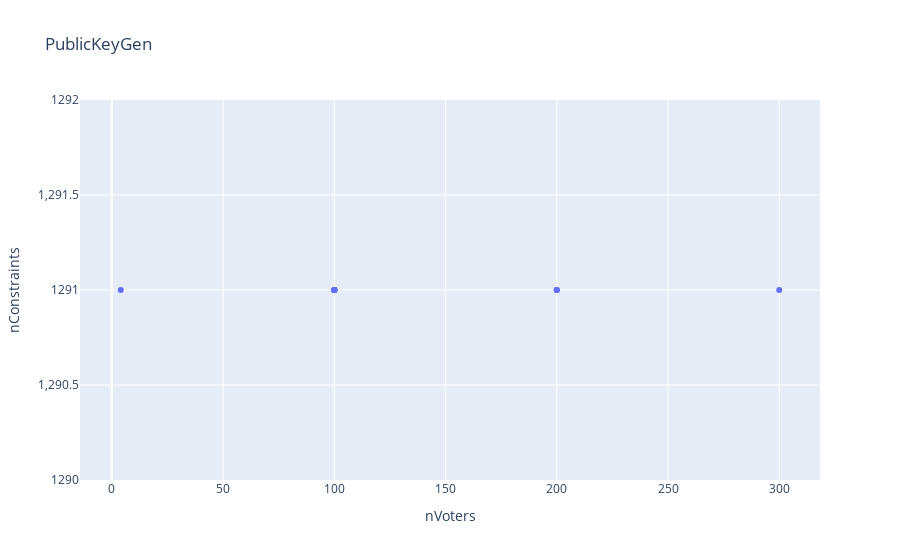
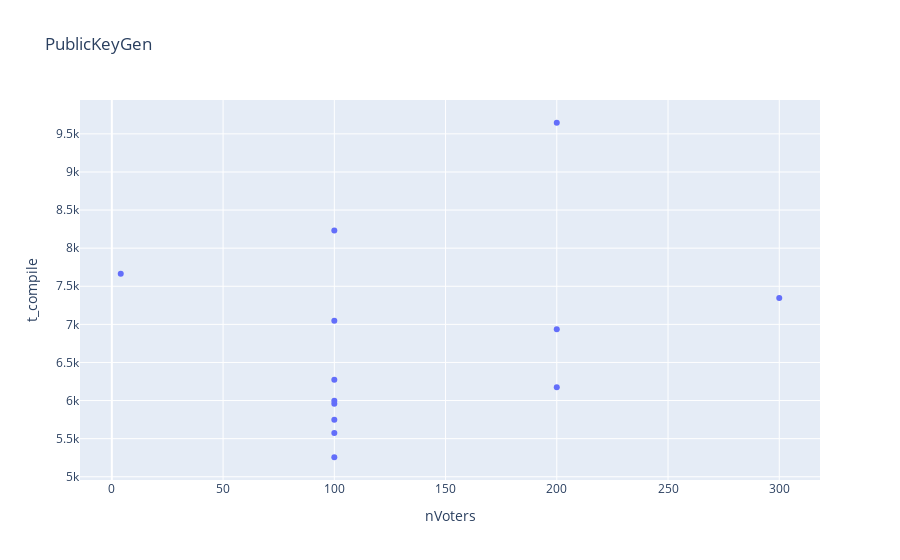
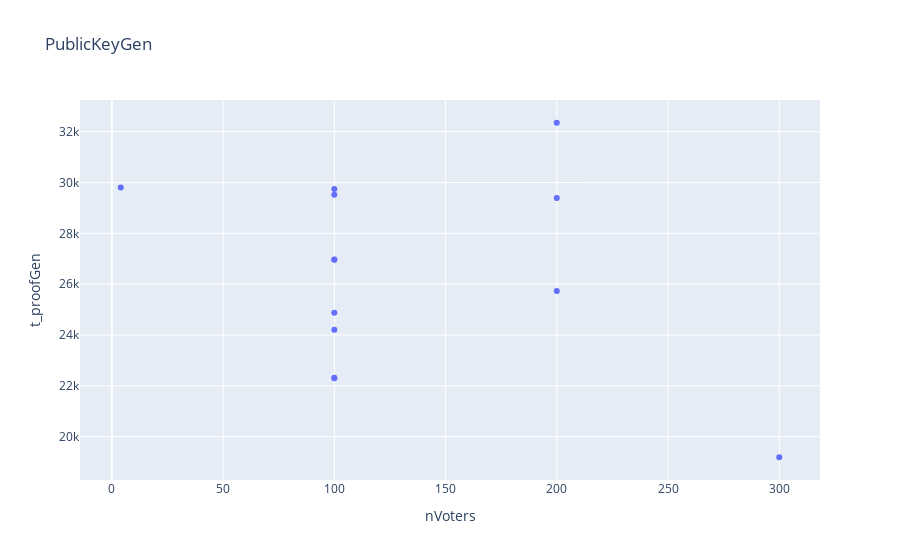
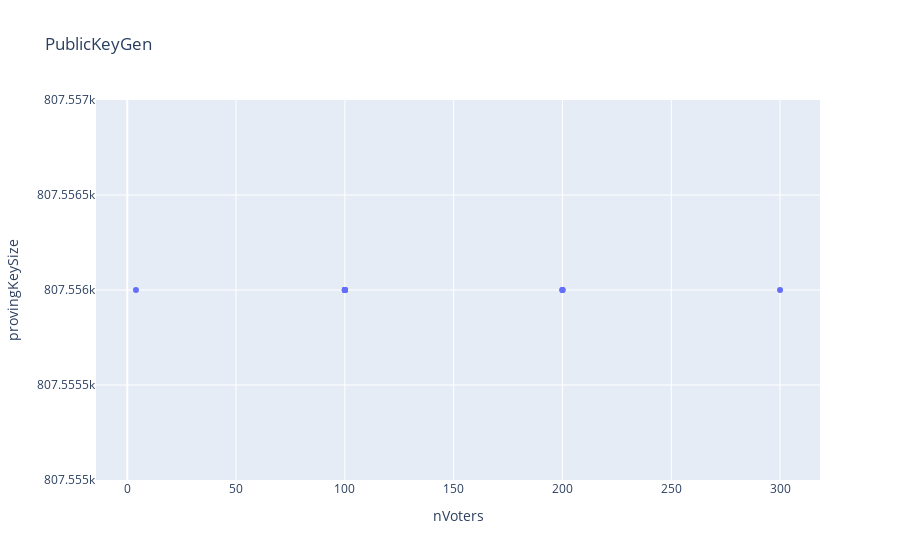

The notebook cell these images were saved under, in order:
### Markdown cell above
# 2. Cost of Setup

### Code cell
for circuit, df in data_dict['setup'].groupby("circuit"):
    for y in ['nConstraints', 't_compile','t_proofGen', 'provingKeySize']:
        fig = px.scatter(df, x = 'nVoters', y = y, title = circuit)
        fig.show()

### Figure 1 — Plotly figure (JSON) as saved in the notebook; plotly's stock layout.template omitted (floating-point values rounded to 4 significant figures)
{"data": [{"hovertemplate": "nVoters=%{x}<br>nConstraints=%{y}<extra></extra>", "legendgroup": "", "marker": {"color": "#636efa", "symbol": "circle"}, "mode": "markers", "name": "", "orientation": "v", "showlegend": false, "type": "scatter", "x": [4, 100, 100, 100, 100, 100, 100, 100, 100, 200, 200, 200, 300], "xaxis": "x", "y": [1291, 1291, 1291, 1291, 1291, 1291, 1291, 1291, 1291, 1291, 1291, 1291, 1291], "yaxis": "y"}], "layout": {"legend": {"tracegroupgap": 0}, "title": {"text": "PublicKeyGen"}, "xaxis": {"anchor": "y", "domain": [0, 1], "title": {"text": "nVoters"}}, "yaxis": {"anchor": "x", "domain": [0, 1], "title": {"text": "nConstraints"}}}}

### Figure 2 — Plotly figure (JSON) as saved in the notebook; plotly's stock layout.template omitted (floating-point values rounded to 4 significant figures)
{"data": [{"hovertemplate": "nVoters=%{x}<br>t_compile=%{y}<extra></extra>", "legendgroup": "", "marker": {"color": "#636efa", "symbol": "circle"}, "mode": "markers", "name": "", "orientation": "v", "showlegend": false, "type": "scatter", "x": [4, 100, 100, 100, 100, 100, 100, 100, 100, 200, 200, 200, 300], "xaxis": "x", "y": [7663, 8232, 5959, 5256, 6272, 5573, 7048, 5748, 5998, 6937, 6175, 9646, 7347], "yaxis": "y"}], "layout": {"legend": {"tracegroupgap": 0}, "title": {"text": "PublicKeyGen"}, "xaxis": {"anchor": "y", "domain": [0, 1], "title": {"text": "nVoters"}}, "yaxis": {"anchor": "x", "domain": [0, 1], "title": {"text": "t_compile"}}}}

### Figure 3 — Plotly figure (JSON) as saved in the notebook; plotly's stock layout.template omitted (floating-point values rounded to 4 significant figures)
{"data": [{"hovertemplate": "nVoters=%{x}<br>t_proofGen=%{y}<extra></extra>", "legendgroup": "", "marker": {"color": "#636efa", "symbol": "circle"}, "mode": "markers", "name": "", "orientation": "v", "showlegend": false, "type": "scatter", "x": [4, 100, 100, 100, 100, 100, 100, 100, 100, 200, 200, 200, 300], "xaxis": "x", "y": [29809, 26969, 29518, 22303, 29742, 26957, 24879, 24205, 22322, 25733, 29387, 32352, 19190], "yaxis": "y"}], "layout": {"legend": {"tracegroupgap": 0}, "title": {"text": "PublicKeyGen"}, "xaxis": {"anchor": "y", "domain": [0, 1], "title": {"text": "nVoters"}}, "yaxis": {"anchor": "x", "domain": [0, 1], "title": {"text": "t_proofGen"}}}}

### Figure 4 — Plotly figure (JSON) as saved in the notebook; plotly's stock layout.template omitted (floating-point values rounded to 4 significant figures)
{"data": [{"hovertemplate": "nVoters=%{x}<br>provingKeySize=%{y}<extra></extra>", "legendgroup": "", "marker": {"color": "#636efa", "symbol": "circle"}, "mode": "markers", "name": "", "orientation": "v", "showlegend": false, "type": "scatter", "x": [4, 100, 100, 100, 100, 100, 100, 100, 100, 200, 200, 200, 300], "xaxis": "x", "y": [807556, 807556, 807556, 807556, 807556, 807556, 807556, 807556, 807556, 807556, 807556, 807556, 807556], "yaxis": "y"}], "layout": {"legend": {"tracegroupgap": 0}, "title": {"text": "PublicKeyGen"}, "xaxis": {"anchor": "y", "domain": [0, 1], "title": {"text": "nVoters"}}, "yaxis": {"anchor": "x", "domain": [0, 1], "title": {"text": "provingKeySize"}}}}
